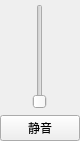
<?xml version="1.0" encoding="UTF-8"?>
<ui version="4.0">
 <class>Audio</class>
 <widget class="QWidget" name="Audio">
  <property name="geometry">
   <rect>
    <x>0</x>
    <y>0</y>
    <width>75</width>
    <height>141</height>
   </rect>
  </property>
  <property name="windowTitle">
   <string>Form</string>
  </property>
  <layout class="QVBoxLayout" name="verticalLayout">
   <property name="leftMargin">
    <number>0</number>
   </property>
   <property name="topMargin">
    <number>4</number>
   </property>
   <property name="rightMargin">
    <number>0</number>
   </property>
   <property name="bottomMargin">
    <number>0</number>
   </property>
   <item>
    <widget class="QFrame" name="frame">
     <property name="frameShape">
      <enum>QFrame::NoFrame</enum>
     </property>
     <property name="frameShadow">
      <enum>QFrame::Raised</enum>
     </property>
     <layout class="QHBoxLayout" name="horizontalLayout_2">
      <property name="spacing">
       <number>0</number>
      </property>
      <property name="leftMargin">
       <number>0</number>
      </property>
      <property name="topMargin">
       <number>0</number>
      </property>
      <property name="rightMargin">
       <number>0</number>
      </property>
      <property name="bottomMargin">
       <number>0</number>
      </property>
      <item>
       <widget class="QSlider" name="verticalSlider">
        <property name="orientation">
         <enum>Qt::Vertical</enum>
        </property>
       </widget>
      </item>
     </layout>
    </widget>
   </item>
   <item>
    <widget class="QFrame" name="frame_2">
     <property name="sizePolicy">
      <sizepolicy hsizetype="Preferred" vsizetype="Preferred">
       <horstretch>0</horstretch>
       <verstretch>0</verstretch>
      </sizepolicy>
     </property>
     <property name="minimumSize">
      <size>
       <width>0</width>
       <height>0</height>
      </size>
     </property>
     <property name="frameShape">
      <enum>QFrame::NoFrame</enum>
     </property>
     <property name="frameShadow">
      <enum>QFrame::Raised</enum>
     </property>
     <property name="lineWidth">
      <number>0</number>
     </property>
     <layout class="QHBoxLayout" name="horizontalLayout">
      <property name="spacing">
       <number>0</number>
      </property>
      <property name="leftMargin">
       <number>0</number>
      </property>
      <property name="topMargin">
       <number>0</number>
      </property>
      <property name="rightMargin">
       <number>0</number>
      </property>
      <property name="bottomMargin">
       <number>0</number>
      </property>
      <item>
       <widget class="QPushButton" name="pushButton">
        <property name="sizePolicy">
         <sizepolicy hsizetype="Preferred" vsizetype="Maximum">
          <horstretch>0</horstretch>
          <verstretch>0</verstretch>
         </sizepolicy>
        </property>
        <property name="minimumSize">
         <size>
          <width>0</width>
          <height>0</height>
         </size>
        </property>
        <property name="text">
         <string>静音</string>
        </property>
       </widget>
      </item>
     </layout>
    </widget>
   </item>
  </layout>
 </widget>
 <resources/>
 <connections/>
</ui>
